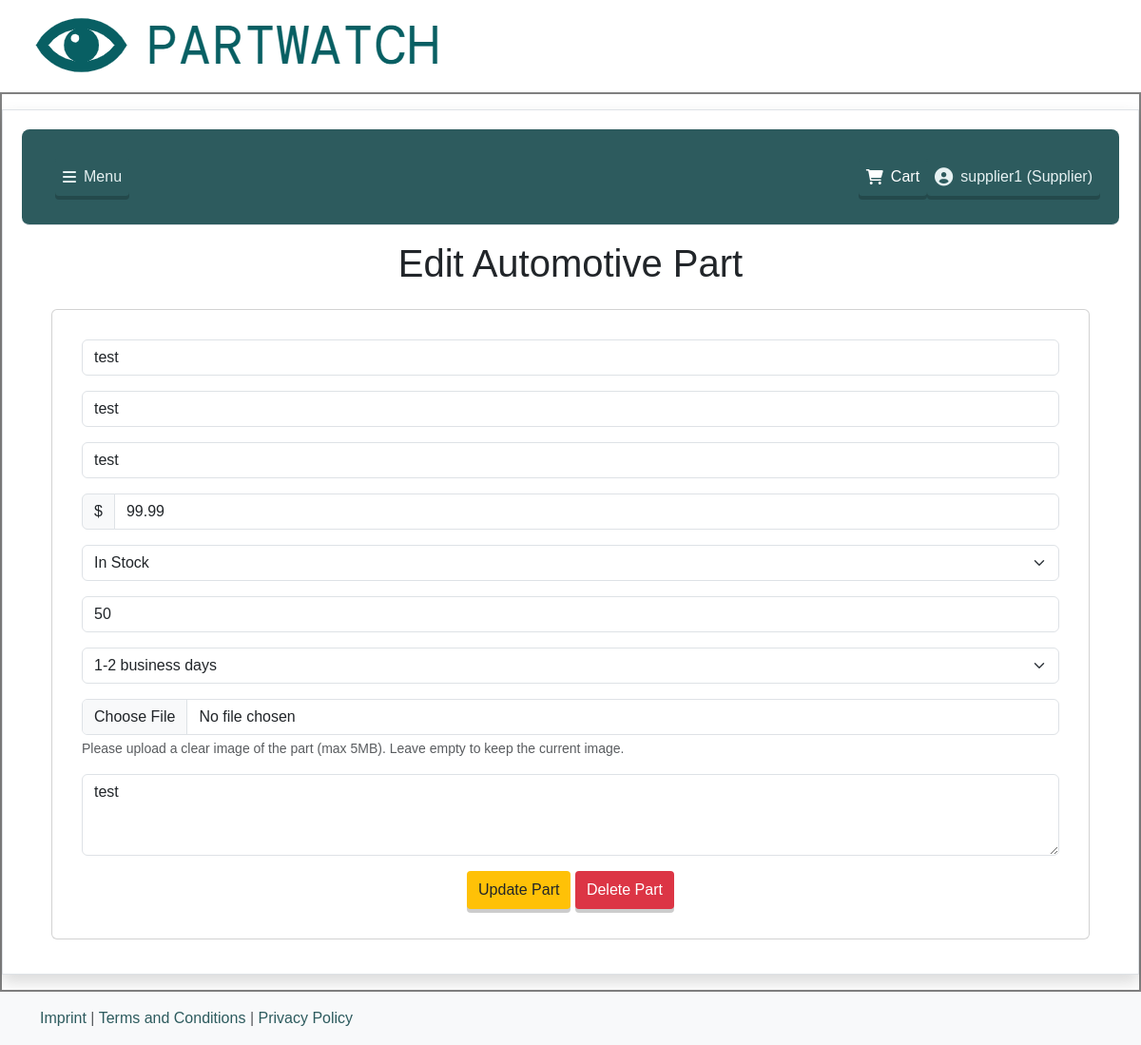
/edit-part/7 (signed in), run on the app's committed database.
### models.py (models this page shows, shortened)
class User(db.Model, UserMixin):
    id = db.Column(db.Integer, primary_key=True)
    username = db.Column(db.String(150), unique=True, nullable=False)
    email = db.Column(db.String(150), unique=True, nullable=False)
    password = db.Column(db.String(200), nullable=False)
    role = db.Column(db.String(50), nullable=False)

class Part(db.Model):
    id = db.Column(db.Integer, primary_key=True)
    name = db.Column(db.String(150), nullable=False)
    supplier_id = db.Column(db.Integer, db.ForeignKey('user.id'), nullable=False)
    supplier = db.relationship('User', backref=db.backref('parts', lazy=True, cascade="all, delete-orphan"))
    price = db.Column(db.Float, nullable=False)
    availability = db.Column(db.String(100), nullable=False)
    quantity = db.Column(db.Integer, nullable=False)
    delivery = db.Column(db.String(100), nullable=False)
    image = db.Column(db.String(200), nullable=True)
    description = db.Column(db.Text, nullable=False)
    manufacturer = db.Column(db.String(100), nullable=False)
    model = db.Column(db.String(100), nullable=False)
    deleted = db.Column(db.Boolean, default=False)  # Soft delete flag
    purchases = db.relationship('Purchase', back_populates='part', lazy=True, cascade="all, delete-orphan")

### app.py (the view, shortened to what this page needs)
@app.route('/edit-part/<int:part_id>', methods=['GET', 'POST'])
@login_required
def edit_part(part_id):
    part = Part.query.get_or_404(part_id)
    if part.supplier_id != current_user.id:
        flash('You do not have permission to edit this part.', 'danger')
        logger.warning(f"User {current_user.username} attempted to edit part ID: {part_id} they do not own.")
        return redirect(url_for('catalogue'))
    form = OfferPartForm(obj=part)
    return render_template('edit_part.html', form=form, part=part)

### app.py (called while the page is built)
@login_manager.user_loader
def load_user(user_id):
    return User.query.get(int(user_id))

### templates/edit_part.html (shortened to what this page needs)
{% extends "base.html" %}
{% block HEADER %}
    <h1 class="text-center mb-4">Edit Automotive Part</h1>
{% endblock %}
{% block CONTENT %}
<div class="container">
    <div class="card">
        <div class="card-body">
            <form method="POST" enctype="multipart/form-data" action="{{ url_for('edit_part', part_id=part.id) }}">
                <div class="mb-3">
                    {{ form.name(class="form-control", placeholder="Part Name") }}
                </div>
                <div class="mb-3">
                    {{ form.manufacturer(class="form-control", placeholder="Manufacturer") }}
                </div>
                <div class="mb-3">
                    {{ form.model(class="form-control", placeholder="Model") }}
                </div>
                <div class="mb-3">
                    <div class="input-group">
                        <span class="input-group-text">$</span>
                        {{ form.price(class="form-control", placeholder="Price (USD)") }}
                    </div>
                </div>
                <div class="mb-3">
                    {{ form.availability(class="form-select") }}
                </div>
                <div class="mb-3">
                    {{ form.quantity(class="form-control", min="0", placeholder="Quantity Available") }}
                </div>
                <div class="mb-3">
                    {{ form.delivery(class="form-select") }}
                </div>
                <div class="mb-3">
                    {{ form.image(class="form-control", accept="image/*") }}
                    <div class="form-text">Please upload a clear image of the part (max 5MB). Leave empty to keep the current image.</div>
                </div>
                <div class="mb-3">
                    {{ form.description(class="form-control", rows="3", placeholder="Part Description") }}
                </div>
                <div class="text-center">
                    <button type="submit" class="custom-button btn-yellow">Update Part</button>
                    <button type="button" class="custom-button btn-red">Delete Part</button>
                </div>
            </form>
        </div>
    </div>
</div>
{% endblock %}

### templates/base.html (shortened to what this page needs)
<!doctype html>
<html lang="en">
<head>
    {{ bootstrap.load_css() }}
    <link rel="stylesheet" href="{{ url_for('static', filename='css/style.css') }}">
    <link rel="stylesheet" href="https://cdnjs.cloudflare.com/ajax/libs/font-awesome/6.0.0-beta3/css/all.min.css">
</head>
<body>
    <header>
        <a href="{{ url_for('index') }}">
            <img src="{{ url_for('static', filename='images/logo.png') }}" alt="Logo" class="logo">
        </a>
    </header>
    <div class="main-container">
        <div class="container-fluid border shadow pb-3 my-3">
            <nav class="navbar navbar-expand-xl border-bottom mb-3" style="background: #2d5b5e; border-radius: 8px;">
                <div class="container-fluid px-0">
                    <div class="collapse navbar-collapse" id="navbarSupportedContent">
                        <ul class="navbar-nav w-100">
                            {% if current_user.is_authenticated %}
                                <li class="nav-item dropdown">
                                    <a class="nav-link custom-button" id="hoverDropdown">
                                        <i class="fas fa-bars"></i>
                                        <span>Menu</span>
                                    </a>
                                </li>
                                <li class="nav-item ms-auto">
                                    <a class="nav-link custom-button" href="{{ url_for('cart') }}">
                                        <i class="fas fa-shopping-cart cart-icon"></i>
                                        <span class="cart-text">Cart</span>
                                    </a>
                                </li>
                                <li class="nav-item">
                                    <a class="nav-link custom-button profile-link" href="{{ url_for('profile') }}">
                                        <i class="fas fa-user-circle user-icon"></i>
                                        <span>{{ current_user.username }} ({{ current_user.role | capitalize }})</span>
                                    </a>
                                </li>
                            {% else %}
                                <li class="nav-item">
                                    <a class="nav-link custom-button fs-4 fw-bold text-light py-2 px-3" href="{{ url_for('login') }}">
                                        <i class="fas fa-sign-in-alt"></i> Login
                                    </a>
                                </li>
                            {% endif %}
                        </ul>
                    </div>
                </div>
            </nav>
            <header>{% block HEADER %}{% endblock %}</header>
            <main>
                <div class="container">
                {% block CONTENT %}{% endblock %}
                </div>
            </main>
        </div>
    </div>
    <footer class="footer mt-auto py-3 bg-light">
        <div class="container">
            <span class="text-muted">
                <a href="{{ url_for('imprint') }}">Imprint</a> |
                <a href="{{ url_for('terms') }}">Terms and Conditions</a> |
                <a href="{{ url_for('privacy') }}">Privacy Policy</a>
            </span>
        </div>
    </footer>
</body>
</html>

### static/css/style.css (style rules this page uses)
:root { --primary-color: #2d5b5e; --primary-light: #597f82; --text-light: #e6f1f2; --border-color: #808080; --blue-color: #1e90ff; --blue-light: #63b8ff; --spacing-sm: 8px; --spacing-md: 12px; --spacing-lg: 16px; --border-radius: 4px; --transition-default: all 0.3s ease; }
body { font-family: sans-serif; margin: 0; padding: 0; box-sizing: border-box; }
.container-fluid { padding: 20px; }
.main-container { border: 2px solid var(--border-color); padding: 0; }
.navbar { margin-bottom: 20px; padding: 10px 20px; }
.card { margin-bottom: 20px; padding: 15px; }
.footer { margin-top: 40px; padding: 20px; }
a { color: var(--primary-color); text-decoration: none; }
.custom-button, .btn-blue, .btn-primary, .btn-yellow, .btn-red { padding: var(--spacing-sm) var(--spacing-md); border-radius: var(--border-radius); transition: var(--transition-default); display: inline-flex; align-items: center; gap: var(--spacing-sm); position: relative; border: none; box-shadow: 0 4px 0px rgba(0, 0, 0, 0.2); }
.custom-button, .btn-primary { background-color: var(--primary-color); color: var(--text-light) !important; box-shadow: 0 4px 0px rgba(0, 0, 0, 0.2); transition: transform 0.2s ease, box-shadow 0.2s ease; }
.btn-yellow { background-color: #ffc107; color: #212529 !important; }
.btn-red { background-color: #dc3545; color: #fff !important; }
.nav-item.dropdown { position: relative; display: inline-block; margin-right: auto; margin-left: 15px; }
.nav-item.dropdown > a:after { content: ''; position: absolute; bottom: -10px; left: 0; width: 100%; height: 10px; }
.profile-link { color: var(--text-light) !important; padding: var(--spacing-sm) var(--spacing-md); border-radius: var(--border-radius); transition: var(--transition-default); display: inline-flex; align-items: center; gap: var(--spacing-sm); position: relative; }
.profile-link::after { content: ''; position: absolute; bottom: 2px; left: 30px; right: var(--spacing-md); height: 1px; background-color: var(--text-light); transform: scaleX(0); transition: transform 0.3s ease; }
.profile-link .user-icon { font-size: 1.2em; transition: transform 0.3s ease; }
.cart-icon, .cart-text { color: white; }

### data on the page
User: username "supplier1", role "Supplier"
Part: name "test", manufacturer "test", model "test", price "99.99", availability "In Stock", quantity "50", delivery "1-2 business days", description "test"
